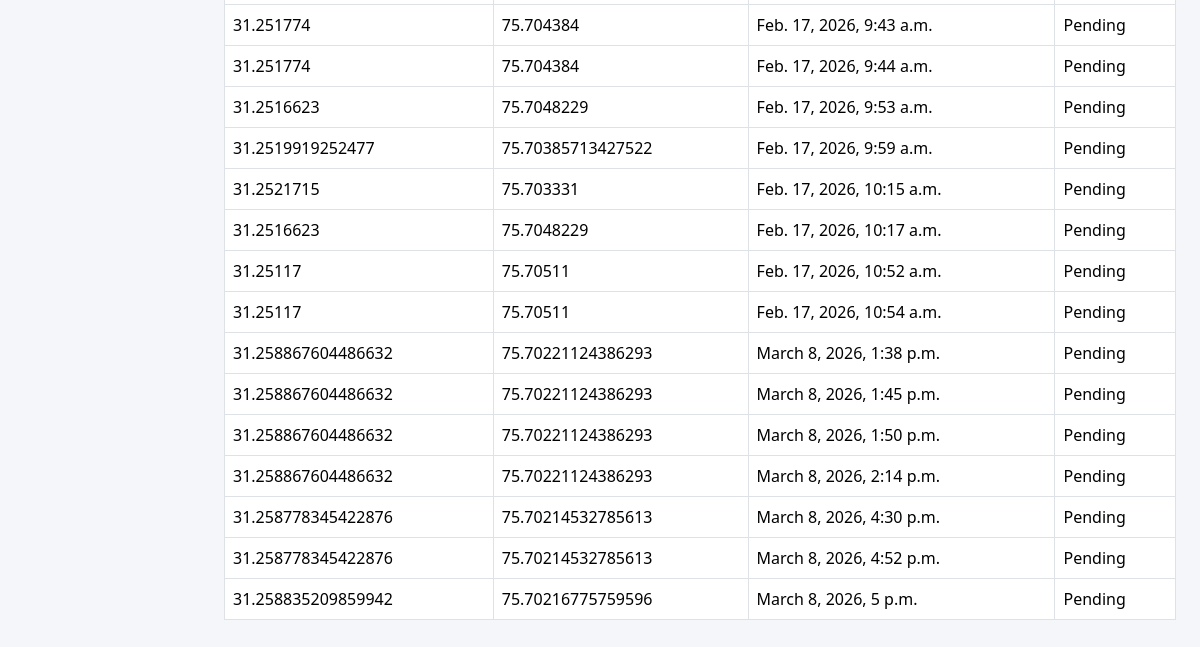
Page /history/ (signed in, lower part) on the earlier database version.
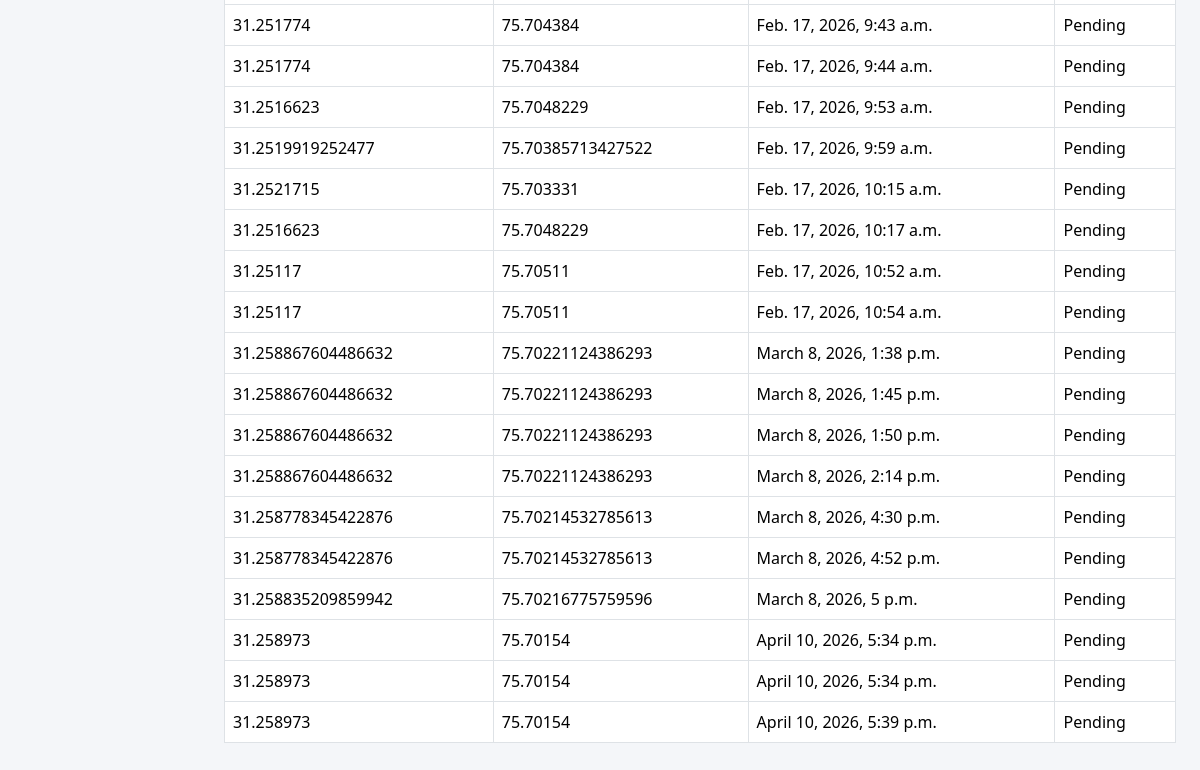
Same page on the later database version.
### alerts/models.py (models this page shows, shortened)
class AccidentReport(models.Model):
    user = models.ForeignKey(User, on_delete=models.CASCADE, null=True, blank=True)
    latitude = models.FloatField()
    longitude = models.FloatField()
    timestamp = models.DateTimeField(auto_now_add=True)
    status = models.CharField(max_length=20, default="Pending")

### alerts/views.py (the view)
# urls.py: path("history/", views.history_page),
@login_required
def history_page(request):
    alerts = AccidentReport.objects.all()
    return render(request, "history.html", {
        "alerts": alerts
    })

### alerts/templates/history.html (shortened to what this page needs)
{% extends 'base.html' %}
{% block content %}
<table class="table table-bordered">
{% for alert in alerts %}
<tr>
<td>{{ alert.latitude }}</td>
<td>{{ alert.longitude }}</td>
<td>{{ alert.timestamp }}</td>
<td>{{ alert.status }}</td>
</tr>
{% endfor %}
</table>
{% endblock %}

Differences in the rows shown:
added AccidentReport: latitude "31.258973", longitude "75.70154", timestamp "April 10, 2026, 5:34 p.m.", status "Pending"
added AccidentReport: latitude "31.258973", longitude "75.70154", timestamp "April 10, 2026, 5:34 p.m.", status "Pending"
added AccidentReport: latitude "31.258973", longitude "75.70154", timestamp "April 10, 2026, 5:39 p.m.", status "Pending"
